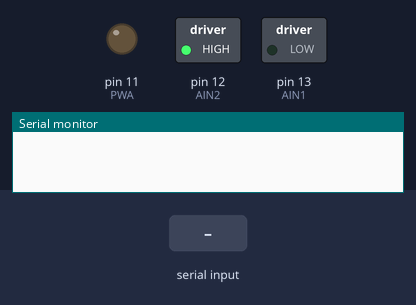
Bench run of a sketch on a simulated Arduino Uno, built with avr-gcc and run on an emulated ATmega328P. On the bench: switched loads named in the sketch (green lamp = pin HIGH), output pins drawn as LEDs (lit = HIGH), the last lines printed to the serial monitor. Inputs (shaded band) come from the test bench.

Above: at 1.2 s.
1.3 s: byte 30 received over Serial
At 2.5 s:
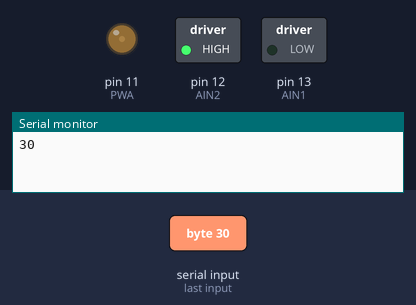
2.8 s: byte 90 received over Serial
At 3.6 s:
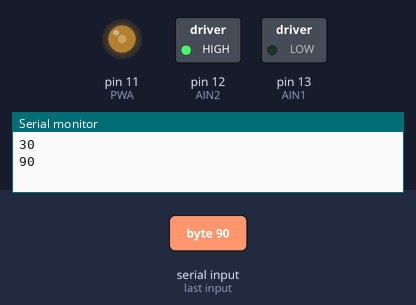
Timing chart, 0 to 5.8 s (numbered marks = the images above; inputs shaded):
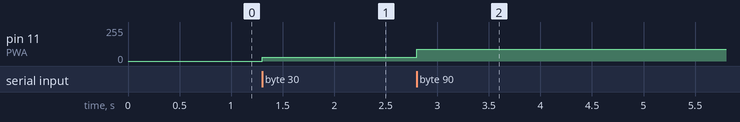

Measured:
- after the input at 1.3 s, pin 11 (PWA): 0/255 → 30/255 at once
- after the input at 2.8 s, pin 11 (PWA): 30/255 → 90/255 at once

The sketch:

Motor_Sketch.ino
```cpp
const int AIN1 = 13;
const int AIN2 = 12;
const int PWA = 11;

void setup() {
  Serial.begin(9600);

  pinMode(AIN1, OUTPUT);
  pinMode(AIN2, OUTPUT);
  pinMode(PWA, OUTPUT);

  digitalWrite(AIN1, LOW);
  digitalWrite(AIN2, HIGH);

}

void loop() {
  if(Serial.available() > 0) {

    int val = Serial.read();
    Serial.println(val);
    analogWrite(PWA, val);
  }
}
```
